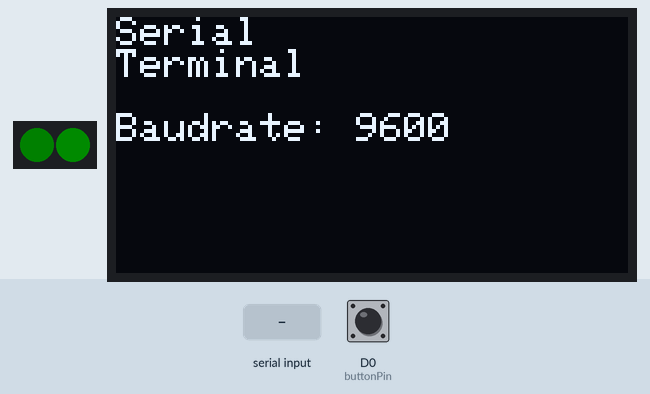
The sketch below on a simulated ESP8266 (NodeMCU). Parts: 2 RGB LEDs in strip order, left to right, 128×64 one-colour display. The test bench sets the inputs (shaded band); at power-on: D0 (buttonPin) LOW. Dim RGB values are drawn brighter than linear; the display library's start-up logo is not drawn; not simulated (calls return 0 or success): credentials.h.

Above: at 1.2 s.
1.3 s: D0 (buttonPin) pulled HIGH for 1 s
At 2.51 s:
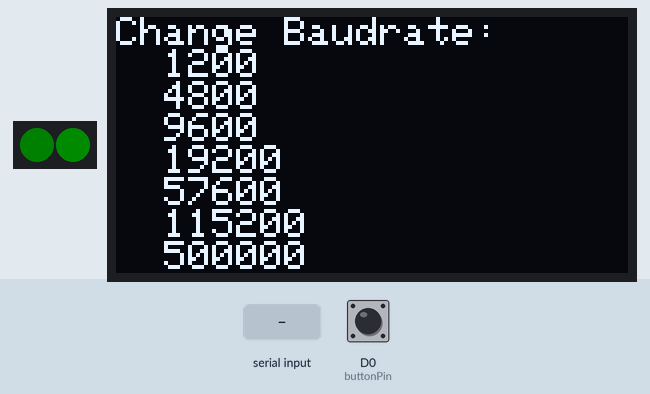
3.8 s: "1\n" received over Serial
At 4.9 s:
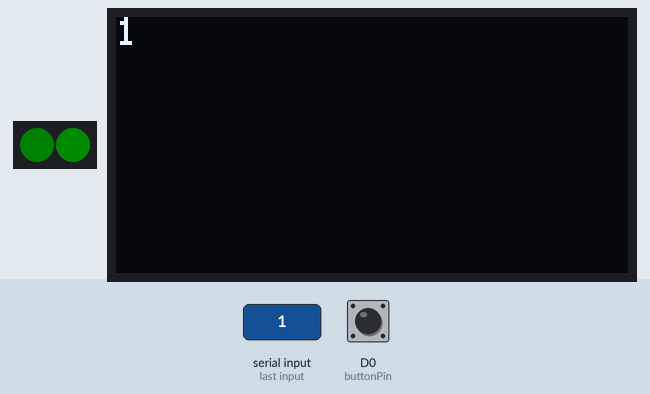
5.3 s: D0 (buttonPin) pulled HIGH for 0.15 s
At 6.6 s:
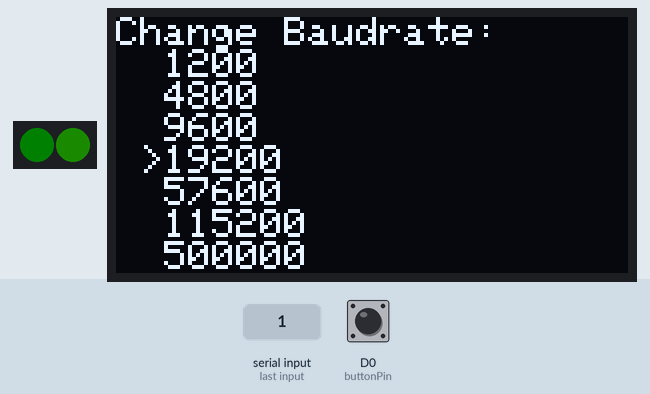
6.9 s: D0 (buttonPin) pulled HIGH for 0.15 s
At 7.8 s:
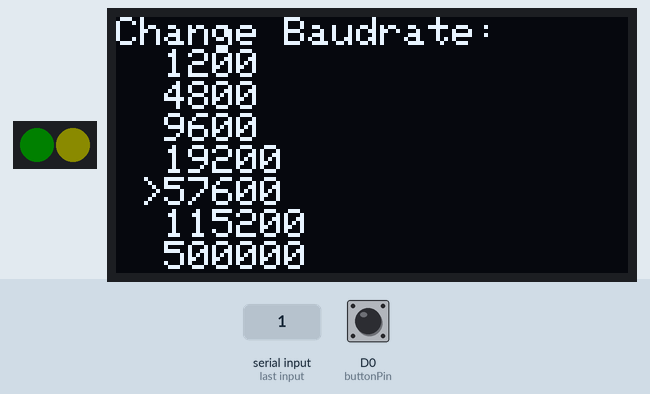
8.5 s: D0 (buttonPin) pulled HIGH for 3.2 s
At 13.3 s:
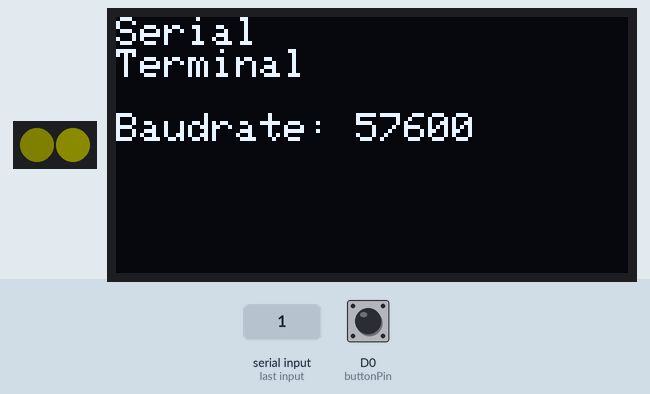
13.6 s: "0\n" received over Serial
At 14.8 s:
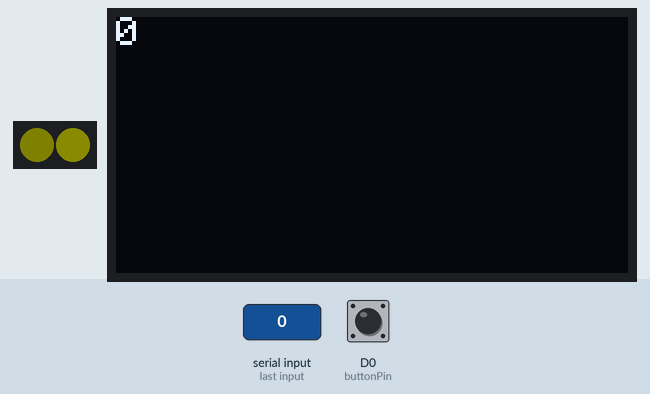
Timing chart, 0 to 16.1 s (numbered marks = the images above; inputs shaded):
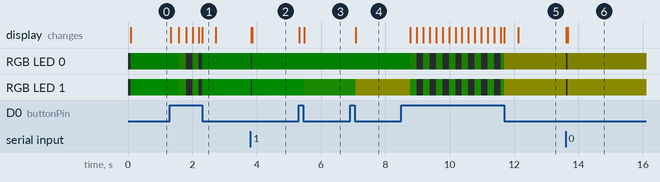

The sketch:

SerialMonitor.ino
```cpp
#include <Wire.h>

#include <Adafruit_GFX.h>
#include <Adafruit_SSD1306.h>
#include <Adafruit_NeoPixel.h>

#include <ESP8266WiFi.h>
#include <ESP8266mDNS.h>


#include <WiFiUdp.h>
#include <ArduinoOTA.h>
#include <credentials.h>
bool ota_active = false;

//Display
#define SCREEN_WIDTH 128 // OLED display width, in pixels
#define SCREEN_HEIGHT 64 // OLED display height, in pixels
#define OLED_RESET     -1
#define SCREEN_ADDRESS 0x3C
Adafruit_SSD1306 display(SCREEN_WIDTH, SCREEN_HEIGHT, &Wire, OLED_RESET);

//Lights
#define N_PIXELS  2 // Number of pixels in strand
#define LED_PIN  D6 // NeoPixel LED strand is connected to this pin
#define TOP_LED   1
#define BOTTOM_LED 0
#define BOTTOM_BRIGHTNESS 70
#define TOP_BRIGHTNESS 140
Adafruit_NeoPixel pixels = Adafruit_NeoPixel(N_PIXELS, LED_PIN, NEO_GRB + NEO_KHZ800);


//Serial String
const int BUFFER_SIZE = 168;
char buf[BUFFER_SIZE];

//Serial
#define BAUDRATE_COUNT 7
uint32_t baudrate[BAUDRATE_COUNT] = {1200, 4800, 9600, 19200, 57600, 115200, 500000};
uint8_t baudrate_index = 2;

//Statemachine
typedef enum { START_SCREEN, SERIAL_READ, CHANGE_BAUD } state_t ;
state_t state = START_SCREEN;
bool first = true;

//Buttons
const uint8_t buttonPin = D0;


//Function vars
//void OLEDBlinkBaud(void);
unsigned long previousMillis_1 = 0;
const long interval_1 = 200;
bool blink = false;

//void ShortPress(void);
bool shortPress = false;

//void LongPress(void);
long buttonTimer = 0;
long longPressTime = 250;
bool buttonActive = false;
bool longPressActive = false;
bool longPress = false;


void setup()
{
  pinMode(buttonPin, INPUT_PULLDOWN_16);
  pixels.begin();
  pixels.setBrightness(20);
  Serial.begin(baudrate[baudrate_index]);
  if(digitalRead(buttonPin) == HIGH)
  {
    pixels.setPixelColor(BOTTOM_LED,colorPicker(0, BOTTOM_BRIGHTNESS));
    pixels.setPixelColor(TOP_LED,colorPicker(0, TOP_BRIGHTNESS));
    pixels.show();
    ota_active = true;
    setupOTA("SerialMon", mySSID, myPASSWORD);
  }
  OLEDInit();
}


void loop()
{
  statemachine();
  if(ota_active)
  {
    ArduinoOTA.handle();
  }
}

void statemachine(void)
{
  switch (state)
  {
    case START_SCREEN:
      if(first)
      {
        first = false;
        OLEDStart();
		    break;
      }
      if (Serial.available() > 0)
      {
        first = true;
        state = SERIAL_READ;
        break;
      }
      if(digitalRead(buttonPin) == HIGH)
      {
        first = true;
        state = CHANGE_BAUD;
        break;
      }
      break;

    case SERIAL_READ:
      OLEDSerialWrite();
      if(digitalRead(buttonPin) == HIGH)
      {
        first = true;
        state = CHANGE_BAUD;
      }
      break;

    case CHANGE_BAUD:
      if(first)
      {
        first = false;
        OLEDChangeBaud();
		    break;
      }
      if(digitalRead(buttonPin) == HIGH)
      {
        if (buttonActive == false)
        {
          buttonActive = true;
          buttonTimer = millis();
        }
        if(longPressActive == false) {
          if ((millis() - buttonTimer > longPressTime)) {
            longPressActive = true;
            longPress = true;
          }
        } else {
          OLEDBlinkBaud();
        }
      } else
      {
        if (buttonActive == true) {
			    if (longPressActive == true) {
            longPressActive = false;
			    } else {
				    shortPress = true;
			    }
			    buttonActive = false;
		    }
        if(longPress)
        {
          longPress = false;
          LongPress();
          break;
        }
        if(shortPress)
        {
          shortPress = false;
          ShortPress();
          break;
        }
      }
      break;
  }
}

void ResetLed(void)
{
  pixels.setPixelColor(BOTTOM_LED,colorPicker(baudrate_index, BOTTOM_BRIGHTNESS));
  pixels.setPixelColor(TOP_LED,colorPicker(baudrate_index, TOP_BRIGHTNESS));
  pixels.show();
}


void ShortPress(void)
{
  if( baudrate_index < BAUDRATE_COUNT-1 )
  {
    baudrate_index++;
  } else
  {
    baudrate_index = 0;
  }
  pixels.setPixelColor(TOP_LED,colorPicker(baudrate_index, TOP_BRIGHTNESS));
  pixels.show();
  OLEDChangeBaud();
}

void LongPress(void)
{
  first = true;
  state = START_SCREEN;
  ResetLed();
  SerialChangeBaud();
}


void OLEDInit(void) // OLED init function
{
  if(!display.begin(SSD1306_SWITCHCAPVCC, SCREEN_ADDRESS)) {
    Serial.println(F("SSD1306 allocation failed"));
    for(;;); // Don't proceed, loop forever
  }

  display.display();
  display.clearDisplay();
  display.setTextSize(1);      // Normal 1:1 pixel scale
  display.setTextColor(SSD1306_WHITE); // Draw white text
  display.cp437(true);
}

void OLEDStart(void)
{
  ResetLed();
  display.clearDisplay();
  display.setCursor(0,0);
  display.print(F("Serial\nTerminal\n\nBaudrate: "));
  display.println(baudrate[baudrate_index]);
  display.display();
}

void SerialChangeBaud(void)
{
  Serial.flush();
  delay(200);
  Serial.end();
  delay(200);
  Serial.begin(baudrate[baudrate_index]);
}

void OLEDChangeBaud(void)
{
  display.clearDisplay();
  display.setCursor(0,0);
  display.println(F("Change Baudrate: "));
  for(uint8_t i = 0; i < BAUDRATE_COUNT; i++)
  {
    if(i == baudrate_index)
    {
       display.print(F(" >"));
    } else {
      display.print(F("  "));
    }
    display.println(baudrate[i]);
  }
  display.display();
}

void OLEDBlinkBaud(void)
{
  unsigned long currentMillis_1 = millis();
  if(currentMillis_1 - previousMillis_1 >= interval_1) {
    previousMillis_1 = currentMillis_1;
    display.clearDisplay();
    display.setCursor(0,0);
    display.println(F("Change Baudrate: "));
    for(uint8_t i = 0; i < BAUDRATE_COUNT; i++)
    {
      if(i == baudrate_index)
      {
         if(!blink){
          blink = true;
          pixels.setPixelColor(BOTTOM_LED,colorPicker(3, BOTTOM_BRIGHTNESS));
          pixels.setPixelColor(TOP_LED,colorPicker(3, TOP_BRIGHTNESS));
          pixels.show();
          display.print(F(" >"));
         } else {
          blink = false;
          pixels.setPixelColor(BOTTOM_LED,0);
          pixels.setPixelColor(TOP_LED,0);
          pixels.show();
          display.print(F("  "));
         }

      } else {
        display.print(F("  "));
      }
      display.println(baudrate[i]);
    }
    display.display();
  }
}

void OLEDSerialWrite(void)
{
  if (Serial.available() > 0) {
    bool led_on = true;
    display.clearDisplay();
    display.setCursor(0,0);
    int rlen = Serial.readBytesUntil('\n', buf, BUFFER_SIZE);       // read the incoming bytes:
    for(int i = 0; i < rlen; i++)
    {
      if(led_on)
      {
        led_on = false;
        pixels.setPixelColor(BOTTOM_LED,0);
        pixels.setPixelColor(TOP_LED,0);
        pixels.show();
      } else
      {
        led_on = true;
        pixels.setPixelColor(BOTTOM_LED,colorPicker(2, BOTTOM_BRIGHTNESS));
        pixels.setPixelColor(TOP_LED,colorPicker(baudrate_index, TOP_BRIGHTNESS));
        pixels.show();
      }
      display.write(buf[i]);        // prints the received data
      display.display();
      delay(10);
    }
    display.display();
    ResetLed();
  }
}

uint32_t colorPicker(uint8_t i, uint8_t brightness)
{
  uint32_t color = 0;
  switch(i)
  {
    case 0:
    color = pixels.Color(0,0,brightness); // blue
    break;
    case 1:
    color = pixels.Color(0,brightness/4,brightness); // light blue
    break;
    case 2:
    color = pixels.Color(0,brightness,0); // light green
    break;
    case 3:
    color = pixels.Color(brightness/4,brightness,0); // green
    break;
    case 4:
    color = pixels.Color(brightness,brightness,0); // yellow
    break;
    case 5:
    color = pixels.Color(brightness,brightness/2,0); // brown
    break;
    case 6:
    color = pixels.Color(brightness,0,0); // red
    break;
  }
  return color;
}


void setupOTA(const char* nameprefix, const char* ssid, const char* password) {
  // Configure the hostname
  uint16_t maxlen = strlen(nameprefix) + 7;
  char *fullhostname = new char[maxlen];
  uint8_t mac[6];
  WiFi.macAddress(mac);
  snprintf(fullhostname, maxlen, "%s-%02x%02x%02x", nameprefix, mac[3], mac[4], mac[5]);
  ArduinoOTA.setHostname(fullhostname);
  delete[] fullhostname;

  // Configure and start the WiFi station
  WiFi.mode(WIFI_STA);
  WiFi.begin(ssid, password);
  pixels.setPixelColor(BOTTOM_LED,colorPicker(4, BOTTOM_BRIGHTNESS));
  pixels.setPixelColor(TOP_LED,colorPicker(4, TOP_BRIGHTNESS));
  pixels.show();
  // Wait for connection
  while (WiFi.waitForConnectResult() != WL_CONNECTED) {
    pixels.setPixelColor(BOTTOM_LED,colorPicker(6, BOTTOM_BRIGHTNESS));
    pixels.setPixelColor(TOP_LED,colorPicker(6, TOP_BRIGHTNESS));
    pixels.show();
    Serial.println("Connection Failed! Rebooting...");
    delay(5000);
    ESP.restart();
  }
  pixels.setPixelColor(BOTTOM_LED,colorPicker(3, BOTTOM_BRIGHTNESS));
  pixels.show();

  ArduinoOTA.setPassword("admin");
  ArduinoOTA.onStart([]() {
	//NOTE: make .detach() here for all functions called by Ticker.h library - not to interrupt transfer process in any way.
    String type;
    if (ArduinoOTA.getCommand() == U_FLASH)
      type = "sketch";
    else // U_SPIFFS
      type = "filesystem";

    // NOTE: if updating SPIFFS this would be the place to unmount SPIFFS using SPIFFS.end()
    Serial.println("Start updating " + type);
  });

  ArduinoOTA.onEnd([]() {
    Serial.println("\nEnd");
  });

  ArduinoOTA.onProgress([](unsigned int progress, unsigned int total) {
    Serial.printf("Progress: %u%%\r", (progress / (total / 100)));
  });

  ArduinoOTA.onError([](ota_error_t error) {
    Serial.printf("Error[%u]: ", error);
    if (error == OTA_AUTH_ERROR) Serial.println("\nAuth Failed");
    else if (error == OTA_BEGIN_ERROR) Serial.println("\nBegin Failed");
    else if (error == OTA_CONNECT_ERROR) Serial.println("\nConnect Failed");
    else if (error == OTA_RECEIVE_ERROR) Serial.println("\nReceive Failed");
    else if (error == OTA_END_ERROR) Serial.println("\nEnd Failed");
  });

  ArduinoOTA.begin();

  Serial.println("OTA Initialized");
  Serial.print("IP address: ");
  Serial.println(WiFi.localIP());
  pixels.setPixelColor(TOP_LED,colorPicker(3, TOP_BRIGHTNESS));
  pixels.show();
}
```

Measured:
- after the input at 1.3 s, RGB LED 0: RGB(0, 5, 0) → RGB(1, 5, 0) after 0.28 s, → off 0.23 s later, → RGB(1, 5, 0) 0.20 s later, → off 0.20 s later, … (5 changes in this stretch); RGB LED 1: RGB(0, 11, 0) → RGB(2, 11, 0) after 0.28 s, → off 0.23 s later, → RGB(2, 11, 0) 0.20 s later, → off 0.20 s later, … (5 changes in this stretch)
- after the input at 3.8 s, RGB LED 0: RGB(0, 5, 0) → off at once, → RGB(0, 5, 0) 0.04 s later; RGB LED 1: RGB(0, 11, 0) → off at once, → RGB(0, 11, 0) 0.04 s later; the display: first changes at once (image 2 shows a later state)
- after the input at 5.3 s, RGB LED 1: RGB(0, 11, 0) → RGB(2, 11, 0) after 0.18 s; the display: first changes at once (image 3 shows a later state)
- after the input at 6.9 s, RGB LED 1: RGB(2, 11, 0) → RGB(11, 11, 0) after 0.18 s; the display: changes after 0.18 s (image 4)
- after the input at 8.5 s, RGB LED 0: RGB(0, 5, 0) → RGB(1, 5, 0) after 0.28 s, → off 0.20 s later, → RGB(1, 5, 0) 0.20 s later, → off 0.20 s later, … (16 changes in this stretch); RGB LED 1: RGB(11, 11, 0) → RGB(2, 11, 0) after 0.28 s, → off 0.20 s later, → RGB(2, 11, 0) 0.20 s later, → off 0.20 s later, … (16 changes in this stretch)
- after the input at 13.6 s, RGB LED 0: RGB(5, 5, 0) → off at once, → RGB(5, 5, 0) 0.04 s later; RGB LED 1: RGB(11, 11, 0) → off at once, → RGB(11, 11, 0) 0.04 s later; the display: first changes at once (image 6 shows a later state)
- what the display in image 1 shows lasts 0.4 s, from 2.3 s to 2.7 s
